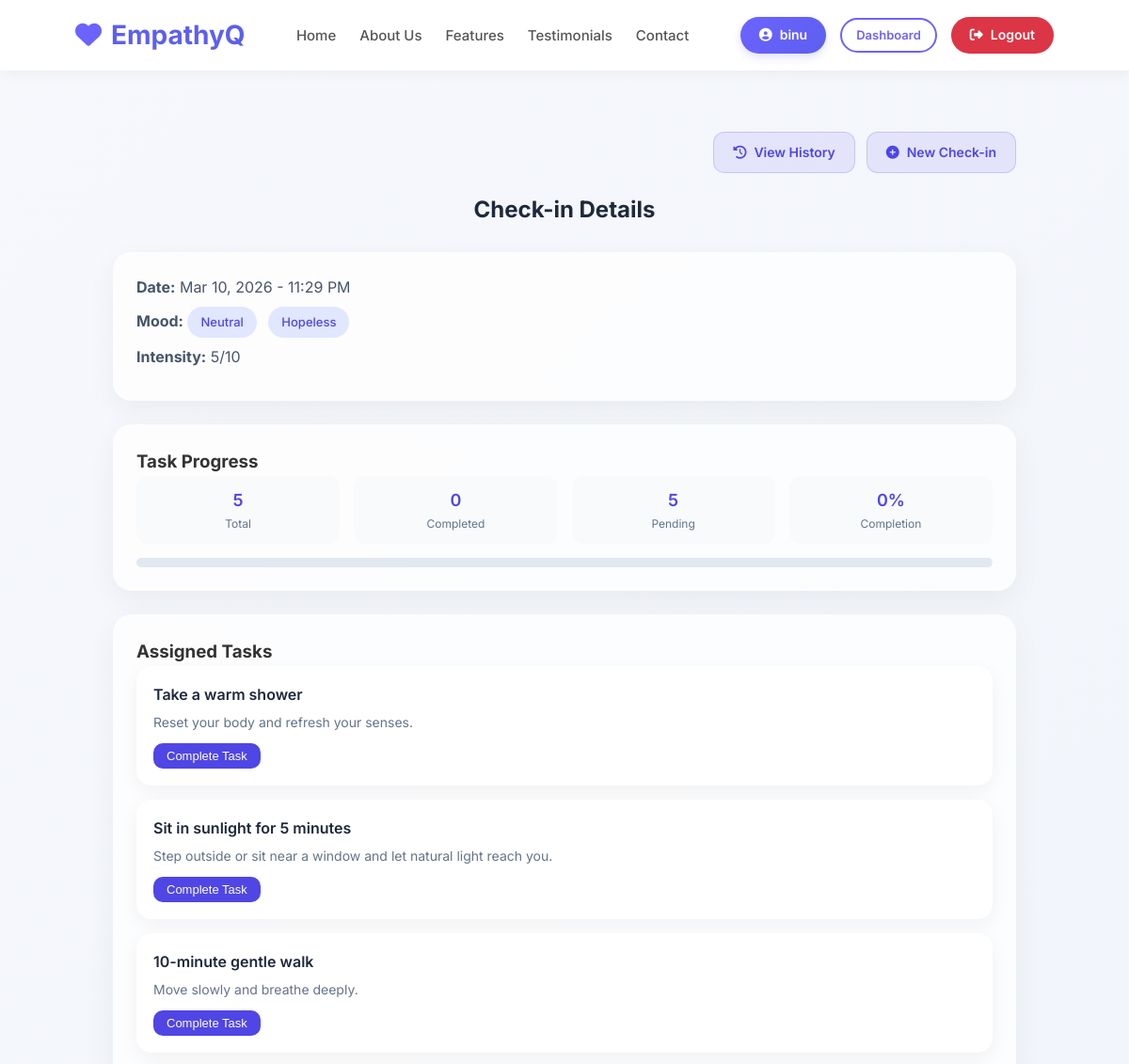
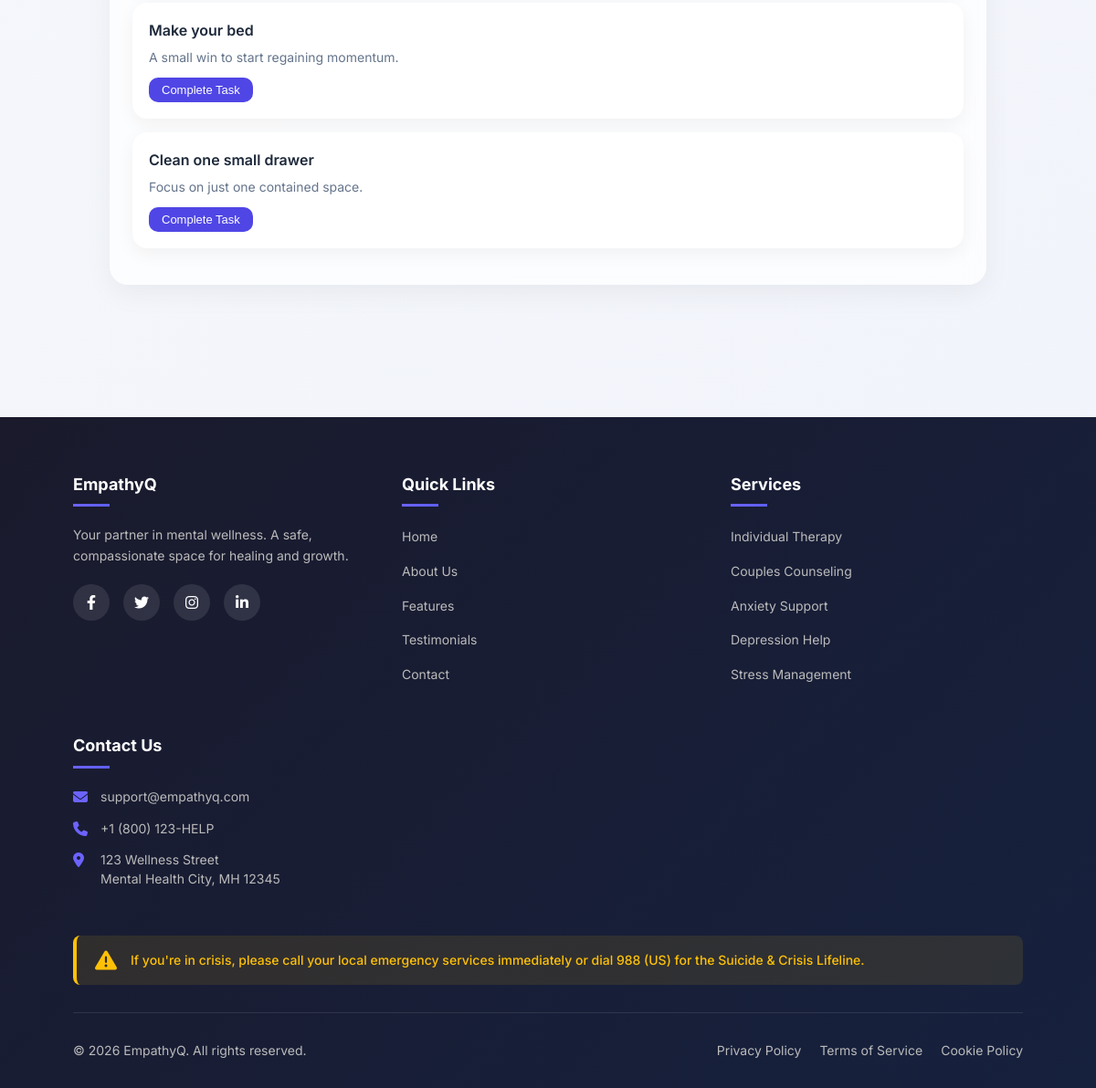
Screenshot of /user/checkins/140/ (signed in) with the database file from the repository (2 pictures, top to bottom).
### accounts/models.py (models this page shows, shortened)
class User(AbstractUser):
    USER = 'user'
    EXPERT = 'expert'
    ADMIN = 'admin'
    ROLE_CHOICES = [
        (USER, 'User'),
        (EXPERT, 'Expert'),
        (ADMIN, 'Admin'),
    ]
    role = models.CharField(
        max_length=10,
        choices=ROLE_CHOICES,
        default=USER
    )
    is_blocked = models.BooleanField(default=False, help_text="Designates whether the user is blocked by admin")
    blocked_reason = models.TextField(blank=True, null=True, help_text="Reason for blocking the user")
    blocked_at = models.DateTimeField(null=True, blank=True)
    blocked_by = models.ForeignKey('self', on_delete=models.SET_NULL, null=True, blank=True, related_name='blocked_users')

### user/models.py (models this page shows, shortened)
class EmotionalCheckIn(models.Model):
    MOOD_CHOICES = EmotionalOption.MOOD_CHOICES
    ENERGY_LEVELS = [
        ('low', 'Low Energy'),
        ('medium', 'Medium Energy'),
        ('high', 'High Energy'),
    ]
    user = models.ForeignKey(User, on_delete=models.CASCADE, related_name='emotional_checkins')
    created_at = models.DateTimeField(auto_now_add=True)
    primary_mood = models.CharField(max_length=20, choices=MOOD_CHOICES)
    secondary_mood = models.CharField(max_length=20, choices=MOOD_CHOICES, null=True, blank=True)
    intensity_score = models.IntegerField(default=5, validators=[MinValueValidator(1), MaxValueValidator(10)])
    energy_level = models.CharField(
        max_length=20,
        choices=ENERGY_LEVELS,
        default='medium',
        null=True,
        blank=True,
        help_text="Energy level derived from mood analysis"
    )
    mood_profile = models.JSONField(
        default=dict,
        null=True,
        blank=True,
        help_text="Stores mood analysis patterns and profiles"
    )
    notes = models.TextField(blank=True, null=True, help_text="Optional personal notes about how you're feeling")
    final_mood = models.CharField(
        max_length=20,
        choices=MOOD_CHOICES,
        null=True,
        blank=True,
        help_text="Legacy field - use primary_mood for new code"
    )
    class Meta:
        ordering = ['-created_at']

class UserTaskAssignment(models.Model):
    user = models.ForeignKey(User, on_delete=models.CASCADE, related_name='task_assignments')
    task = models.ForeignKey(AtomicTask, on_delete=models.CASCADE, related_name='assignments')
    checkin = models.ForeignKey(EmotionalCheckIn, on_delete=models.CASCADE, related_name='task_assignments', null=True, blank=True)
    assigned_at = models.DateTimeField(auto_now_add=True)
    completed_at = models.DateTimeField(null=True, blank=True)
    is_completed = models.BooleanField(default=False)
    class Meta:
        ordering = ['-assigned_at']
        unique_together = ['user', 'task', 'checkin']  # Prevent duplicate assignments

class AtomicTask(models.Model):
    MOOD_CHOICES = EmotionalOption.MOOD_CHOICES
    ENERGY_LEVELS = EmotionalCheckIn.ENERGY_LEVELS
    title = models.CharField(max_length=200)
    description = models.TextField()
    mood = models.CharField(max_length=20, choices=MOOD_CHOICES)
    energy_level = models.CharField(max_length=20, choices=ENERGY_LEVELS, default='medium')
    duration_minutes = models.IntegerField(default=5)
    category = models.ForeignKey(TaskCategory, on_delete=models.SET_NULL, null=True, blank=True, related_name='atomic_tasks')
    priority = models.IntegerField(default=0)
    is_active = models.BooleanField(default=True)
    created_at = models.DateTimeField(auto_now_add=True, null=True, blank=True)
    updated_at = models.DateTimeField(auto_now=True, null=True, blank=True)

### user/views.py (the view)
@login_required
def checkin_detail(request, checkin_id):
    checkin = get_object_or_404(
        EmotionalCheckIn,
        id=checkin_id,
        user=request.user
    )
    assignments = UserTaskAssignment.objects.filter(
        checkin=checkin
    ).select_related("task")
    total_tasks = assignments.count()
    completed_tasks = assignments.filter(
        completed_at__isnull=False
    ).count()
    pending_tasks = assignments.filter(
        completed_at__isnull=True
    ).count()
    completion_rate = 0
    if total_tasks > 0:
        completion_rate = int((completed_tasks / total_tasks) * 100)
    return render(request, "user/checkin_detail.html", {
        "checkin": checkin,
        "assignments": assignments,
        "total_tasks": total_tasks,
        "completed_tasks": completed_tasks,
        "pending_tasks": pending_tasks,
        "completion_rate": completion_rate,
    })

### user/templates/user/checkin_detail.html (shortened to what this page needs)
{% extends 'base.html' %}
{% block content %}
<div class="detail-container">
    <div class="action-btn-container">
        <a href="{% url 'user:checkin_history' %}" class="action-btn">
            <i class="fas fa-history"></i>
            View History
        </a>
        <a href="{% url 'user:emotional_checkin' %}" class="action-btn">
            <i class="fas fa-plus-circle"></i>
            New Check-in
        </a>
    </div>
    <h2>Check-in Details</h2>
    <div class="card">
        <div class="info-row">
            <strong>Date:</strong> {{ checkin.created_at|date:"M d, Y - h:i A" }}
        </div>
        <div class="info-row">
            <strong>Mood:</strong>
            <span class="mood-badge">{{ checkin.primary_mood|title }}</span>
            {% if checkin.secondary_mood %}
                <span class="mood-badge">{{ checkin.secondary_mood|title }}</span>
            {% endif %}
        </div>
        <div class="info-row">
            <strong>Intensity:</strong> {{ checkin.intensity_score }}/10
        </div>
    </div>
    <div class="card">
        <h3>Task Progress</h3>
        <div class="stats-grid">
            <div class="stat-box">
                <div class="stat-number">{{ total_tasks }}</div>
                <div class="stat-label">Total</div>
            </div>
            <div class="stat-box">
                <div class="stat-number">{{ completed_tasks }}</div>
                <div class="stat-label">Completed</div>
            </div>
            <div class="stat-box">
                <div class="stat-number">{{ pending_tasks }}</div>
                <div class="stat-label">Pending</div>
            </div>
            <div class="stat-box">
                <div class="stat-number">{{ completion_rate }}%</div>
                <div class="stat-label">Completion</div>
            </div>
        </div>
        <div class="progress-bar-wrapper">
            <div class="progress-bar">
            </div>
        </div>
    </div>
    <div class="card">
        <h3>Assigned Tasks</h3>
        {% for assignment in assignments %}
            <div class="task-card">
                <div class="task-title">
                    {{ assignment.task.title }}
                </div>
                <div class="task-desc">
                    {{ assignment.task.description }}
                </div>
                {% if assignment.completed_at %}
                    <div class="completed-label">
                        ✔ Completed on {{ assignment.completed_at|date:"M d, Y" }}
                    </div>
                {% else %}
                    <a href="{% url 'user:complete_task' assignment.id %}">
                        <button class="complete-btn">
                            Complete Task
                        </button>
                    </a>
                {% endif %}
            </div>
        {% empty %}
            <p>No tasks assigned for this check-in.</p>
        {% endfor %}
    </div>
</div>
{% endblock %}

### templates/includes/navbar.html (shortened to what this page needs)
{% load static %}
<nav class="navbar">
    <div class="container nav-container">
        <a href="{% url 'accounts:index' %}" class="logo">
            <i class="fas fa-heart"></i> EmpathyQ
        </a>
        <ul class="nav-links">
            <li><a href="{% url 'accounts:index' %}#home">Home</a></li>
            <li><a href="{% url 'accounts:index' %}#about">About Us</a></li>
            <li><a href="{% url 'accounts:index' %}#features">Features</a></li>
            <li><a href="{% url 'accounts:index' %}#testimonials">Testimonials</a></li>
            <li><a href="{% url 'accounts:index' %}#contact">Contact</a></li>
        </ul>
        <div class="user-actions">
            {% if user.is_authenticated %}
                {% if user.is_superuser %}
                <span class="user-badge">
                    <i class="fas fa-user-shield"></i> {{ user.username }}
                </span>
                <a href="{% url 'accounts:admin_dashboard' %}" class="btn btn-outline btn-sm">Dashboard</a>
                {% elif user.role == 'expert' %}
                <span class="user-badge">
                    <i class="fas fa-user-md"></i> Dr. {{ user.get_full_name|default:user.username }}
                </span>
                <a href="{% url 'accounts:expert_dashboard' %}" class="btn btn-outline btn-sm">Dashboard</a>
                {% elif user.role == 'user' %}
                <span class="user-badge">
                    <i class="fas fa-user-circle"></i> {{ user.username }}
                </span>
                <a href="{% url 'accounts:user_dashboard' %}" class="btn btn-outline btn-sm">Dashboard</a>
                {% endif %}
                <a href="{% url 'accounts:logout' %}" class="logout-btn">
                    <i class="fas fa-sign-out-alt"></i> Logout
                </a>
            {% else %}
                <a href="{% url 'accounts:login' %}" class="btn btn-outline">Login</a>
                <a href="{% url 'accounts:user_register' %}" class="btn btn-primary">Get Started</a>
            {% endif %}
        </div>
    </div>
</nav>

### user/templates/user/checkin_detail.html (style rules this page uses)
.detail-container { max-width: 1000px; margin: 40px auto; padding: 20px; }
.card { background: rgba(255, 255, 255, 0.75); backdrop-filter: blur(10px); border-radius: 20px; padding: 25px; box-shadow: 0 10px 30px rgba(0, 0, 0, 0.05); margin-bottom: 25px; }
h2 { text-align: center; margin-bottom: 25px; color: #1e293b; }
.mood-badge { display: inline-block; padding: 6px 14px; border-radius: 20px; font-size: 13px; font-weight: 500; background: #e0e7ff; color: #4f46e5; margin-right: 8px; }
.info-row { margin-bottom: 8px; color: #475569; }
.progress-bar-wrapper { margin-top: 10px; }
.progress-bar { height: 10px; background: #e2e8f0; border-radius: 10px; overflow: hidden; }
.task-card { background: white; border-radius: 16px; padding: 18px; margin-bottom: 15px; box-shadow: 0 6px 20px rgba(0, 0, 0, 0.05); transition: 0.3s ease; }
.task-title { font-weight: 600; color: #1e293b; margin-bottom: 6px; }
.task-desc { font-size: 14px; color: #64748b; margin-bottom: 10px; }
.complete-btn { padding: 6px 14px; border-radius: 10px; background: #4f46e5; color: white; border: none; cursor: pointer; font-size: 13px; transition: 0.3s ease; }
.stats-grid { display: grid; grid-template-columns: repeat(auto-fit, minmax(120px, 1fr)); gap: 15px; margin-bottom: 15px; }
.stat-box { background: #f8fafc; padding: 12px; border-radius: 12px; text-align: center; }
.stat-number { font-size: 18px; font-weight: 600; color: #4f46e5; }
.stat-label { font-size: 12px; color: #64748b; }
.action-btn-container { display: flex; justify-content: flex-end; gap: 12px; margin-bottom: 20px; }
.action-btn { background: rgba(79, 70, 229, 0.1); color: #4f46e5; padding: 10px 20px; border-radius: 12px; text-decoration: none; font-weight: 600; font-size: 14px; transition: all 0.3s ease; display: inline-flex; align-items: center; gap: 8px; border: 1px solid rgba(79, 70, 229, 0.2); }

### templates/base.html (style rules this page uses)
* { margin: 0; padding: 0; box-sizing: border-box; }
body { font-family: 'Inter', -apple-system, BlinkMacSystemFont, sans-serif; background: linear-gradient(135deg, #f6f8fc 0%, #f0f3fa 100%); color: #333; line-height: 1.6; min-height: 100vh; display: flex; flex-direction: column; }
.container { width: 90%; max-width: 1200px; margin: 0 auto; padding: 0 20px; }
.btn { padding: 10px 25px; border-radius: 30px; text-decoration: none; font-weight: 600; transition: all 0.3s; display: inline-block; border: none; cursor: pointer; font-size: 14px; }
.btn-outline { border: 2px solid #6c63ff; color: #6c63ff; background: transparent; }
.btn-sm { padding: 8px 16px; font-size: 13px; }

### templates/includes/navbar.html (style rules this page uses)
.navbar { background-color: #ffffff; box-shadow: 0 2px 15px rgba(0, 0, 0, 0.05); position: fixed; width: 100%; top: 0; z-index: 1000; padding: 15px 0; transition: all 0.3s; }
.nav-container { display: flex; justify-content: space-between; align-items: center; flex-wrap: wrap; gap: 15px; }
.logo { font-size: 28px; font-weight: 700; color: #5d5fef; text-decoration: none; display: flex; align-items: center; }
.logo i { margin-right: 10px; color: #6c63ff; }
.nav-links { display: flex; list-style: none; gap: 25px; margin: 0; padding: 0; }
.nav-links li { list-style: none; }
.nav-links a { text-decoration: none; color: #555; font-weight: 500; font-size: 15px; transition: color 0.3s; padding: 8px 0; position: relative; }
.nav-links a::after { content: ''; position: absolute; bottom: 0; left: 0; width: 0; height: 2px; background: linear-gradient(135deg, #6c63ff, #5d5fef); transition: width 0.3s ease; }
.user-actions { display: flex; align-items: center; gap: 15px; flex-wrap: wrap; }
.user-badge { background: linear-gradient(135deg, #6c63ff, #5d5fef); color: white; padding: 8px 20px; border-radius: 30px; font-weight: 600; font-size: 14px; display: flex; align-items: center; gap: 8px; box-shadow: 0 4px 10px rgba(108, 99, 255, 0.2); }
.logout-btn { background-color: #dc3545; color: white; padding: 8px 20px; border-radius: 30px; text-decoration: none; font-weight: 600; font-size: 14px; display: flex; align-items: center; gap: 8px; transition: all 0.3s; }
.btn { padding: 8px 20px; border-radius: 30px; text-decoration: none; font-weight: 600; transition: all 0.3s; display: inline-block; border: none; cursor: pointer; font-size: 14px; }
.btn-outline { border: 2px solid #6c63ff; color: #6c63ff; background: transparent; }
.btn-sm { padding: 6px 15px; font-size: 13px; }

### rows the page displays
User: username "binu"
EmotionalCheckIn: created_at "Mar 10, 2026 - 11:29 PM", primary_mood "Neutral", secondary_mood "Hopeless", intensity_score "5"
UserTaskAssignment: task "Take a warm shower", task.description "Reset your body and refresh your senses.", shows "Complete Task"
UserTaskAssignment: task "Sit in sunlight for 5 minutes", task.description "Step outside or sit near a window and let natural light reach you.", shows "Complete Task"
UserTaskAssignment: task "10-minute gentle walk", task.description "Move slowly and breathe deeply.", shows "Complete Task"
UserTaskAssignment: task "Make your bed", task.description "A small win to start regaining momentum.", shows "Complete Task"
UserTaskAssignment: task "Clean one small drawer", task.description "Focus on just one contained space.", shows "Complete Task"

### other values shown
{{ total_tasks }} "5"
{{ completed_tasks }} "0"
{{ pending_tasks }} "5"
{{ completion_rate }} "0"
